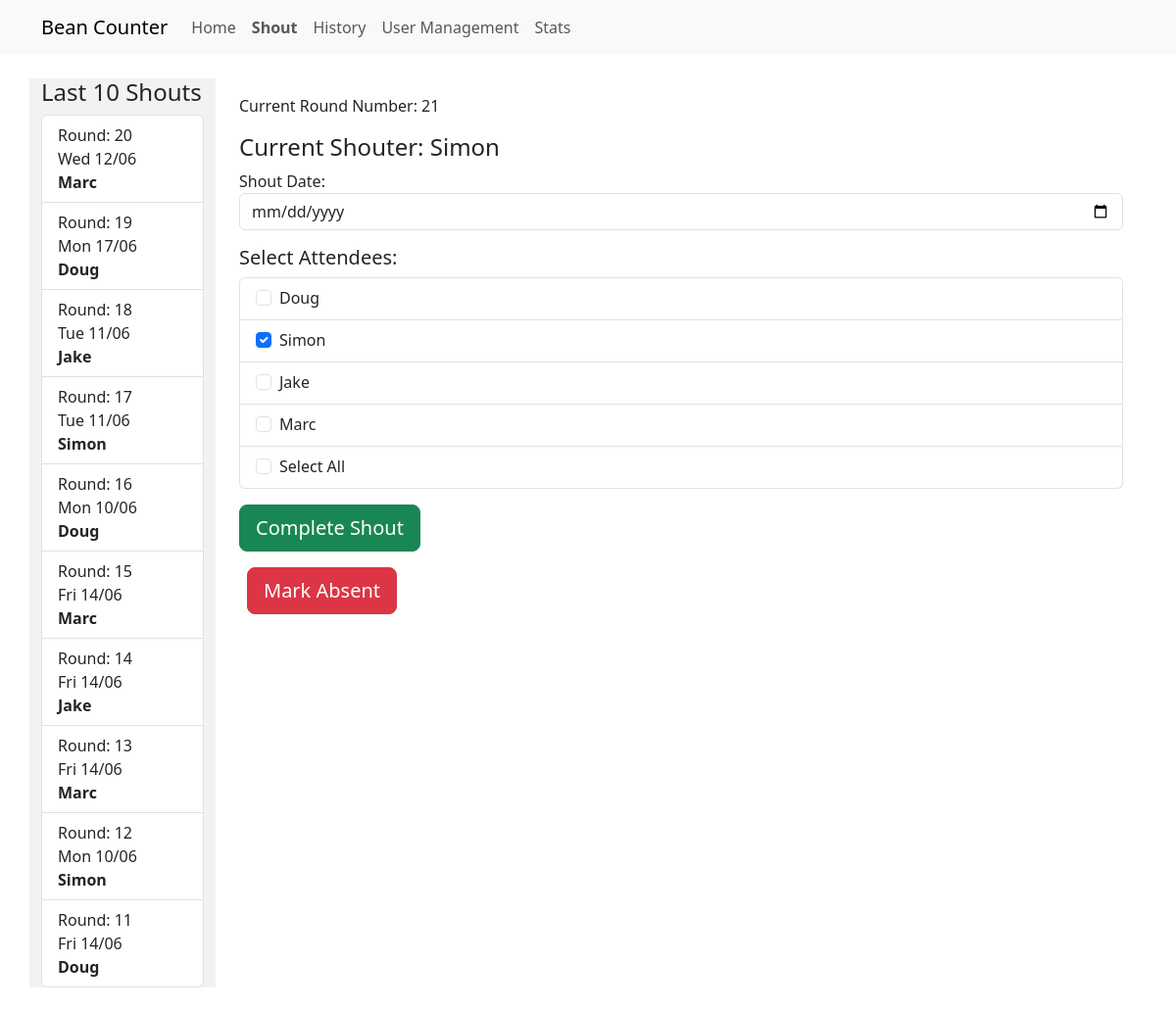
/shout, run on the app's committed database.
### app/models.py (models this page shows)
class Person(db.Model):
    __tablename__ = 'people'
    id = db.Column(db.Integer, primary_key=True)
    name = db.Column(db.String, unique=True)
    available = db.Column(db.Boolean, default=True)
    catchup_due = db.Column(db.Boolean, default=False)
    active = db.Column(db.Boolean, default=True)
    absences = db.relationship("ShoutAbsence", back_populates="person")
    is_current_shouter = db.Column(db.Boolean, default=False)
    attendance_records = db.relationship("Attendee", back_populates="person")
    shout_sequence = db.Column(db.Integer, unique=True)  # New field for shout sequence

class ShoutCompleted(db.Model):
    __tablename__ = 'shout_completed'
    id = db.Column(db.Integer, primary_key=True)
    person_id = db.Column(db.Integer, db.ForeignKey('people.id'))
    date = db.Column(db.DateTime)
    round_id = db.Column(db.Integer, db.ForeignKey('shout_rounds.id'))
    round = db.relationship("ShoutRound", back_populates="completed_shouts")

class ShoutRound(db.Model):
    __tablename__ = 'shout_rounds'
    id = db.Column(db.Integer, primary_key=True, autoincrement=True)
    completed = db.Column(db.Boolean, default=False)
    absences = db.relationship("ShoutAbsence", back_populates="round")
    completed_shouts = db.relationship("ShoutCompleted", back_populates="round")
    attendees = db.relationship("Attendee", back_populates="shout_round")

### app/routes.py (the view)
@app.route('/shout')
def shout_page():
    current_round = get_or_create_current_round()
    current_shouter = determine_current_shouter()
    active_members = Person.query.filter_by(active=True).all()
    last_10_shouts = get_last_10_shouts()  # Fetch the last 10 shouts
    return render_template('shout.html', current_round=current_round,
                           current_shouter=current_shouter,
                           active_members=active_members,
                           last_10_shouts=last_10_shouts)

### app/routes.py (called while the page is built)
@app.context_processor
def inject_shouter_info():
    current_shouter = determine_current_shouter()
    next_shouter = determine_next_shouter()  # Since determine_current_shouter sets the next shouter after marking the current one
    return dict(current_shouter=current_shouter, next_shouter=next_shouter)

### app/shout.py (called while the page is built, shortened)
def get_or_create_current_round():
    current_round = models.ShoutRound.query.filter_by(completed=False).first()
    if not current_round:
        current_round = models.ShoutRound(completed=False)
        db.session.add(current_round)
        db.session.commit()
    return current_round

def determine_current_shouter():
    active_member_ids = get_active_member_ids()
    current_shouter = Person.query.filter_by(is_current_shouter=True)\
                                   .filter(Person.id.in_(active_member_ids)).first()
    if current_shouter:
        return current_shouter

def get_active_member_ids():
    active_members = Person.query.filter_by(active=True).all()
    return [member.id for member in active_members]

def get_last_10_shouts():
    last_10_shouts = ShoutCompleted.query.order_by(desc(ShoutCompleted.round_id)).limit(10).all()
    shouters_details = []
    for shout in last_10_shouts:
        shouter = Person.query.get(shout.person_id)
        shouters_details.append({"shouter": shouter.name, "round_id": shout.round_id, "date": shout.date})
    return shouters_details

### app/templates/shout.html (shortened to what this page needs)
{% extends 'base.html' %}
{% block sidebar %}
    <div>
        <h4>Last 10 Shouts</h4>
        <div class="list-group">
            {% for shout in last_10_shouts %}
            <div class="list-group-item">
                <div>Round: {{ shout.round_id }}</div>
                <div>{{ shout.date.strftime('%a %d/%m') }}</div>
                <div class="fw-bold">{{ shout.shouter }}</div>
            </div>
            {% endfor %}
        </div>
    </div>
{% endblock %}
{% block maincontent %}
<div class="container mt-3">
    <p>Current Round Number: {{ current_round.id }}</p>
    {% if current_shouter %}
        <h4>Current Shouter: {{ current_shouter.name }}</h4>
        <form action="{{ url_for('complete_shout') }}" method="POST" class="mb-3">
            <label for="shoutDate">Shout Date:</label>
            <input type="date" id="shoutDate" name="shout_date" required class="form-control mb-3">
            <h5>Select Attendees:</h5>
            <ul class="list-group mb-3">
                {% for member in active_members %}
                <li class="list-group-item">
                    <div class="form-check">
                        <input class="form-check-input" type="checkbox" name="attendee_ids" value="{{ member.id }}" id="attendee-{{ member.id }}"
                            {{ 'checked' if member.id == current_shouter.id else '' }}>
                        <label class="form-check-label stretched-link" for="attendee-{{ member.id }}">
                            {{ member.name }}
                        </label>
                    </div>
                </li>
            {% endfor %}
            <li class="list-group-item">
                <div class="form-check">
                    <input class="form-check-input" type="checkbox" id="selectAllAttendees">
                    <label class="form-check-label" for="selectAllAttendees">
                        Select All
                    </label>
                </div>
            </li>
            </ul>
            <div class="d-flex justify-content-start">
                <button type="submit" class="btn btn-success btn-lg">Complete Shout</button>
            </div>
        </form>
        <form action="{{ url_for('mark_absent') }}" method="POST" class="mb-3">
            <div class="d-flex justify-content-start">
                <button type="submit" class="btn btn-danger btn-lg ms-2">Mark Absent</button>
            </div>
        </form>
    {% endif %}
</div>
{% endblock %}

### app/templates/base.html (shortened to what this page needs)
<!DOCTYPE html>
<html lang="en">
<head>
    <link href="https://cdn.jsdelivr.net/npm/bootstrap@5.3.3/dist/css/bootstrap.min.css" rel="stylesheet">
    <link href="https://cdnjs.cloudflare.com/ajax/libs/bootstrap-icons/1.8.1/font/bootstrap-icons.min.css" rel="stylesheet">
</head>
<body>
    <nav class="navbar navbar-expand-lg navbar-light bg-light sticky-top">
        <div class="container">
            <a class="navbar-brand" href="#">Bean Counter</a>
            <div class="collapse navbar-collapse" id="navbarNav">
                <ul class="navbar-nav">
                    <li class="nav-item">
                        <a class="nav-link" href="/">Home</a>
                    </li>
                    <li class="nav-item">
                        <a class="nav-link" href="/shout">Shout</a>
                    </li>
                    <li class="nav-item">
                        <a class="nav-link" href="/history">History</a>
                    </li>
                    <li class="nav-item">
                        <a class="nav-link" href="/user_management">User Management</a>
                    </li>
                    <li class="nav-item">
                        <a class="nav-link" href="/stats">Stats</a>
                    </li>
                </ul>
            </div>
        </div>
    </nav>
    <div class="container my-4">
        <div class="row">
            <div class="col-md-2" style="background-color: #f2f2f2;">
                {% block sidebar %}
                {% endblock %}
            </div>
            <div class="col-md-10">
                {% block maincontent %}
                {% endblock %}
            </div>
        </div>
    </div>
</body>
</html>

### data on the page
Person: round_id "20", date "Wed 12/06", shouter "Marc", round_id "15", date "Fri 14/06", round_id "13", name "Marc"
Person: round_id "19", date "Mon 17/06", shouter "Doug", round_id "16", date "Mon 10/06", round_id "11", date "Fri 14/06", name "Doug"
Person: round_id "18", date "Tue 11/06", shouter "Jake", round_id "14", date "Fri 14/06", name "Jake"
Person: round_id "17", date "Tue 11/06", shouter "Simon", round_id "12", date "Mon 10/06", name "Simon"
ShoutRound: id "21"
